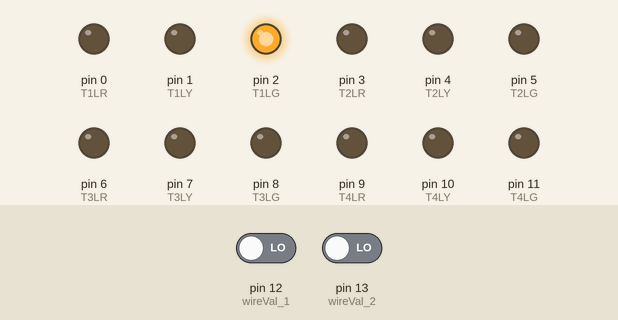
The sketch below on a simulated Arduino Uno, built with avr-gcc and run on an emulated ATmega328P. On the bench: output pins drawn as LEDs (lit = HIGH). Inputs (shaded band) come from the test bench; at power-on: pin 12 (wireVal_1) LOW, pin 13 (wireVal_2) LOW.

Above: at 0.1 s.
At 10.1 s:
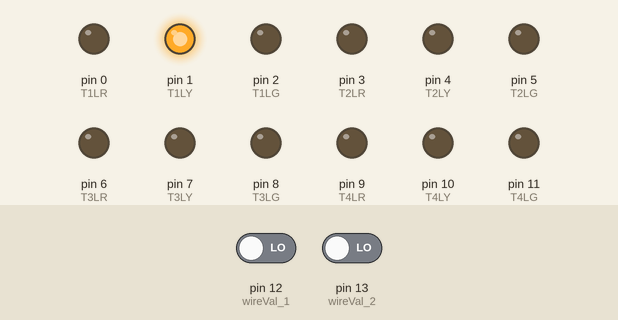
At 13.1 s:
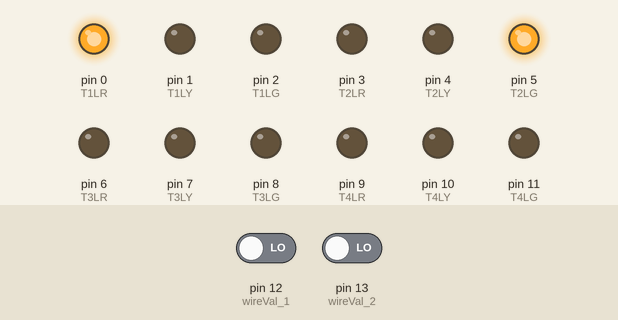
At 23.1 s:
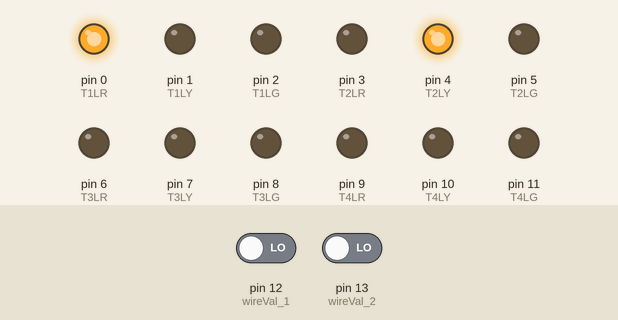
At 26.1 s:
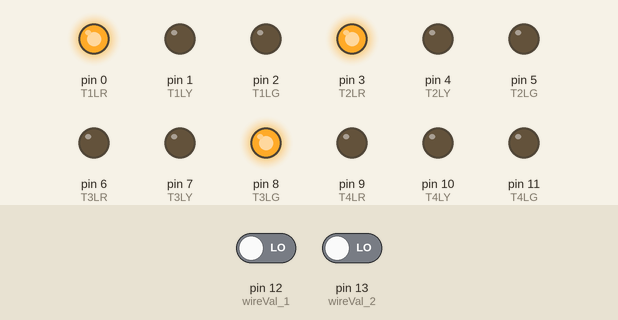
At 39.1 s:
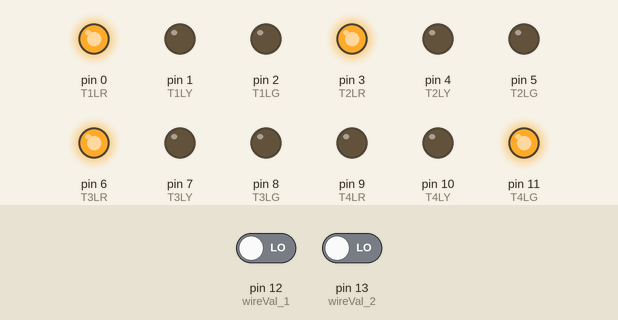
Timing chart, 0 to 40.0 s (numbered marks = the images above):
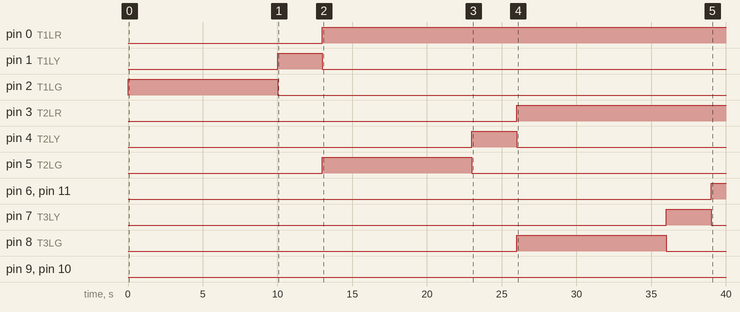

Measured:
- by itself, pin 0 (T1LR): LOW → HIGH at 13.0 s
- by itself, pin 1 (T1LY): LOW → HIGH at 10.0 s, → LOW 3.0 s later
- by itself, pin 2 (T1LG): LOW → HIGH at 0.00 s, → LOW 10.0 s later
- by itself, pin 3 (T2LR): LOW → HIGH at 26.0 s
- by itself, pin 4 (T2LY): LOW → HIGH at 23.0 s, → LOW 3.0 s later
- by itself, pin 5 (T2LG): LOW → HIGH at 13.0 s, → LOW 10.0 s later
- by itself, pin 6 (T3LR), pin 11 (T4LG): LOW → HIGH at 39.0 s
- by itself, pin 7 (T3LY): LOW → HIGH at 36.0 s, → LOW 3.0 s later

The sketch:

main_led.ino
```cpp
int T1LR = 0;
int T1LY = 1;
int T1LG = 2;
int T2LR = 3;
int T2LY = 4;
int T2LG = 5;
int T3LR = 6;
int T3LY = 7;
int T3LG = 8;
int T4LR = 9;
int T4LY = 10;
int T4LG = 11;
int wireVal_1 = 12;
int wireVal_2 = 13;
int val_1;
int val_2;


void setup() {
  pinMode(T1LR, OUTPUT);
  pinMode(T1LY, OUTPUT);
  pinMode(T1LG, OUTPUT);
  pinMode(T2LR, OUTPUT);
  pinMode(T2LY, OUTPUT);
  pinMode(T2LG, OUTPUT);
  pinMode(T3LR, OUTPUT);
  pinMode(T3LY, OUTPUT);
  pinMode(T3LG, OUTPUT);
  pinMode(T4LR, OUTPUT);
  pinMode(T4LY, OUTPUT);
  pinMode(T4LG, OUTPUT);
  pinMode(wireVal_1, INPUT);
  pinMode(wireVal_2, INPUT);

}

void loop() {
  digitalWrite(T1LR, LOW);
  digitalWrite(T1LG, HIGH);
  delay(10000);

  digitalWrite(T1LG, LOW);
  digitalWrite(T1LY, HIGH);
  delay(3000);
  digitalWrite(T1LY, LOW);
  digitalWrite(T1LR, HIGH);

  val_1 = digitalRead(wireVal_1);
  val_2 = digitalRead(wireVal_2);

  if (val_1 == HIGH && val_2 == HIGH) {
    digitalWrite(T1LR, LOW);
    delay(15000);
    digitalWrite(T1LR, HIGH);
    }
  else if (val_1 == HIGH && val_2 == LOW) {
    digitalWrite(T2LR, LOW);
    delay(15000);
    digitalWrite(T2LR, HIGH);
    }
  else if (val_1 == LOW && val_2 == HIGH) {
    digitalWrite(T3LR, LOW);
    delay(15000);
    digitalWrite(T3LR, HIGH);
    }

  digitalWrite(T2LR, LOW);
  digitalWrite(T2LG, HIGH);
  delay(10000);

  digitalWrite(T2LG, LOW);
  digitalWrite(T2LY, HIGH);
  delay(3000);
  digitalWrite(T2LY, LOW);
  digitalWrite(T2LR, HIGH);

  val_1 = digitalRead(wireVal_1);
  val_2 = digitalRead(wireVal_2);

  if (val_1 == HIGH && val_2 == HIGH) {
    digitalWrite(T1LR, LOW);
    delay(15000);
    digitalWrite(T1LR, HIGH);
    }
  else if (val_1 == HIGH && val_2 == LOW) {
    digitalWrite(T2LR, LOW);
    delay(15000);
    digitalWrite(T2LR, HIGH);
    }
  else if (val_1 == LOW && val_2 == HIGH) {
    digitalWrite(T3LR, LOW);
    delay(15000);
    digitalWrite(T3LR, HIGH);
    }

  digitalWrite(T3LR, LOW);
  digitalWrite(T3LG, HIGH);
  delay(10000);

  digitalWrite(T3LG, LOW);
  digitalWrite(T3LY, HIGH);
  delay(3000);
  digitalWrite(T3LY, LOW);
  digitalWrite(T3LR, HIGH);

  val_1 = digitalRead(wireVal_1);
  val_2 = digitalRead(wireVal_2);

  if (val_1 == HIGH && val_2 == HIGH) {
    digitalWrite(T1LR, LOW);
    delay(15000);
    digitalWrite(T1LR, HIGH);
    }
  else if (val_1 == HIGH && val_2 == LOW) {
    digitalWrite(T2LR, LOW);
    delay(15000);
    digitalWrite(T2LR, HIGH);
    }
  else if (val_1 == LOW && val_2 == HIGH) {
    digitalWrite(T3LR, LOW);
    delay(15000);
    digitalWrite(T3LR, HIGH);
    }

  digitalWrite(T4LR, LOW);
  digitalWrite(T4LG, HIGH);
  delay(10000);

  digitalWrite(T4LG, LOW);
  digitalWrite(T4LY, HIGH);
  delay(3000);
  digitalWrite(T4LY, LOW);
  digitalWrite(T4LR, HIGH);

  val_1 = digitalRead(wireVal_1);
  val_2 = digitalRead(wireVal_2);

  if (val_1 == HIGH && val_2 == HIGH) {
    digitalWrite(T1LR, LOW);
    delay(15000);
    digitalWrite(T1LR, HIGH);
    }
  else if (val_1 == HIGH && val_2 == LOW) {
    digitalWrite(T2LR, LOW);
    delay(15000);
    digitalWrite(T2LR, HIGH);
    }
  else if (val_1 == LOW && val_2 == HIGH) {
    digitalWrite(T3LR, LOW);
    delay(15000);
    digitalWrite(T3LR, HIGH);
    }

}
```
